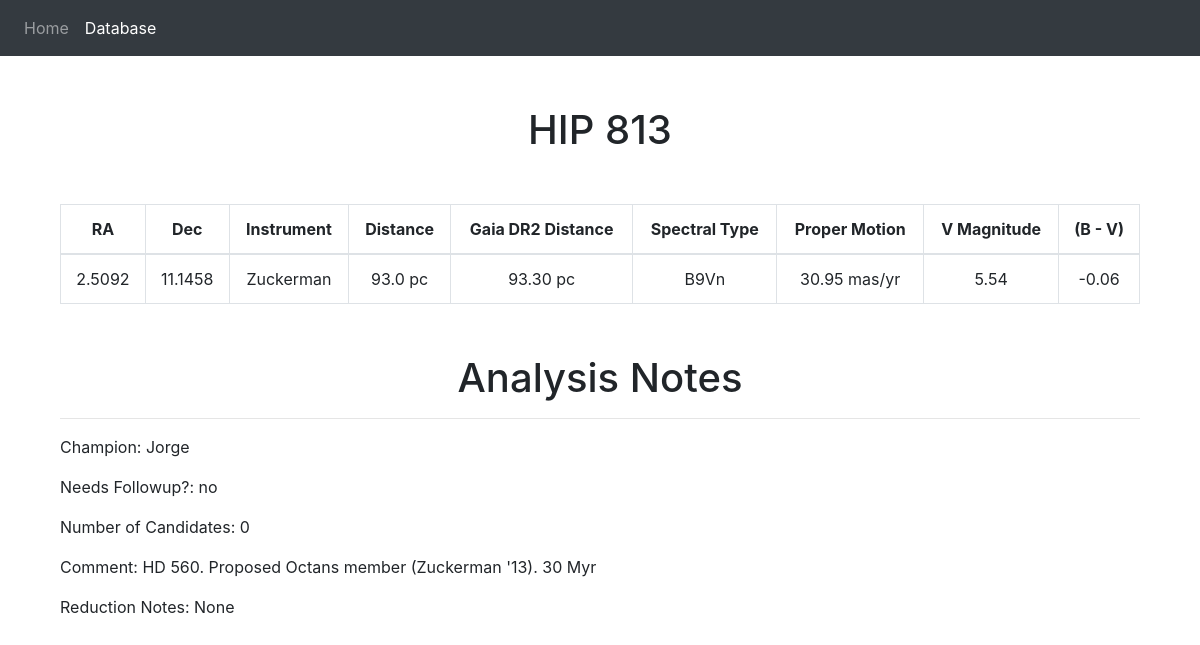
Page /keckdatabase/objects/1 on the committed database.
### keckdatabase/models.py (models this page shows, shortened)
class Object(models.Model):
    obj_id = models.IntegerField(primary_key=True, blank=True)
    name = models.TextField(blank=True, null=True)
    ra = models.DecimalField(blank=True, null=True, max_digits=10, decimal_places=4)  # This field type is a guess.
    dec = models.DecimalField(blank=True, null=True, max_digits=10, decimal_places=4)  # This field type is a guess.
    champion = models.TextField(blank=True, null=True)
    class Meta:
        managed = False
        db_table = 'Object'

class Measurements(models.Model):
    obj = models.OneToOneField('Object', primary_key=True, on_delete=models.CASCADE, blank=True)
    mtype = models.TextField(blank=True, null=True)
    distance = models.DecimalField(blank=True, null=True, max_digits=5, decimal_places=1)  # This field type is a guess.
    gaiadistance = models.DecimalField(blank=True, null=True, max_digits=20, decimal_places=2)  # This field type is a guess.
    sptype = models.TextField(blank=True, null=True)
    propermotion = models.DecimalField(blank=True, null=True, max_digits=5, decimal_places=2)
    vmag = models.DecimalField(blank=True, null=True, max_digits=5, decimal_places=2)
    bminusv = models.DecimalField(blank=True, null=True, max_digits=5, decimal_places=2)
    class Meta:
        managed = False
        db_table = 'Measurements'

class Observations(models.Model):
    obj = models.OneToOneField('Object', primary_key=True, on_delete=models.CASCADE, blank=True)
    followup = models.BooleanField(blank=True, null=True)
    candidates = models.IntegerField(blank=True, null=True)
    reductionnotes = models.TextField(blank=True, null=True)
    comment = models.TextField(blank=True, null=True)
    class Meta:
        managed = False
        db_table = 'Observations'

### keckdatabase/views.py (the view)
# urls.py: path('objects/<int:pk>', views.ObjectDetailView.as_view(), name="object-detail"),
class ObjectDetailView(generic.DetailView):
    model = Object
    context_object_name = "object-detail"
    def get_context_data(self, **kwargs):
        context = super(ObjectDetailView, self).get_context_data(**kwargs)
        obj_id = self.kwargs['pk']
        context['measurement'] = Measurements.objects.get(obj=obj_id)
        context['observation'] = Observations.objects.get(obj=obj_id)
        context["list_page"] = "active"
        return context

### keckdatabase/templates/keckdatabase/object_detail.html
{% extends "base_generic.html" %}
{% block content %}
<h1 align="center">{{object.name}}</h1>
<table class="table table-bordered" style="margin-top: 50px; margin-bottom: 50px;">
    <thead>
      <tr align="center">
        <th scope="col">RA</th>
        <th scope="col">Dec</th>
        <th scope="col">Instrument</th>
        <th scope="col">Distance</th>
        <th scope="col">Gaia DR2 Distance</th>
        <th scope="col">Spectral Type</th>
        <th scope="col">Proper Motion</th>
        <th scope="col">V Magnitude</th>
        <th scope="col">(B - V)</th>
      </tr>
    </thead>
    <tbody>
        <tr align="center">
          <td>{{ object.ra }}</td>
          <td>{{ object.dec }}</td>
          <td>{{measurement.mtype}}</td>
          <td>{{measurement.distance}} pc</td>
          <td>{{measurement.gaiadistance}} pc</td>
          <td>{{measurement.sptype}}</td>
          <td>{{measurement.propermotion}} mas/yr</td>
          <td>{{measurement.vmag}}</td>
          <td>{{measurement.bminusv}}</td>
        </tr>
    </tbody>
  </table>
    <h1 align="center">Analysis Notes</h1>
    <hr>
    <p>Champion: {{ object.champion }}</p>
    <p>Needs Followup?: {{observation.followup}}</p>
    <p>Number of Candidates: {{observation.candidates}}</p>
    <p>Comment: {{observation.comment}}</p>
    <p>Reduction Notes: {{observation.reductionnotes}}</p>
{% endblock %}

### rows in the picture
Object: name "HIP 813", ra "2.5092", dec "11.1458", champion "Jorge"
Measurements: mtype "Zuckerman", distance "93.0", gaiadistance "93.30", sptype "B9Vn", propermotion "30.95", vmag "5.54", bminusv "-0.06"
Observations: followup "no", candidates "0", comment "HD 560. Proposed Octans member (Zuckerman '13). 30 Myr", reductionnotes "None"
